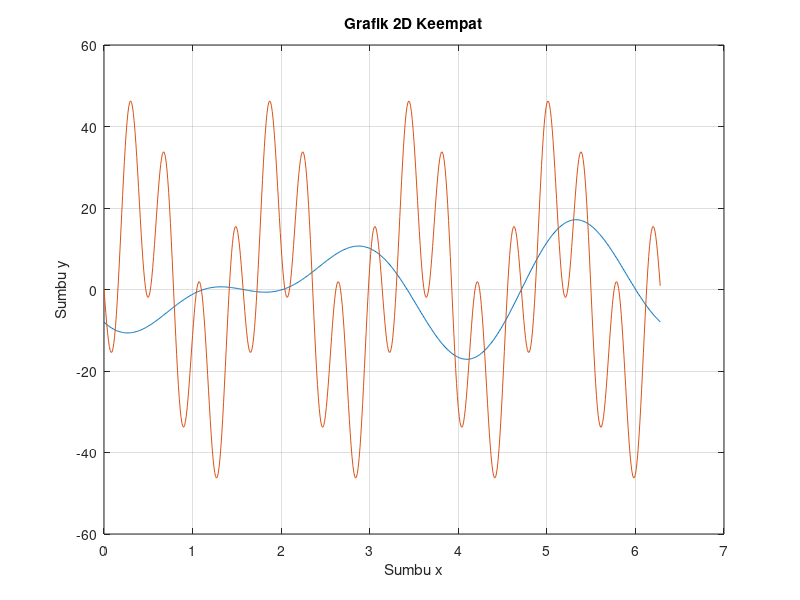

The MATLAB source for this figure:
%grafik garis 2d 4

x = 0:0.01:2*pi;
y = -10*sin(2*x) - 8*cos(3*x);
z = 8*sin(6*x).*-6.*cos(10*x);
plot(x,y,x,z);

xlabel('Sumbu x');
ylabel('Sumbu y');
title('Grafik 2D Keempat');
grid on;
